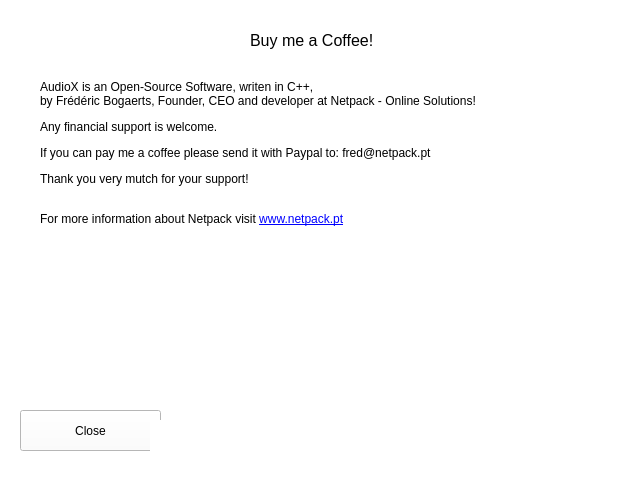
<?xml version="1.0" encoding="UTF-8"?>
<ui version="4.0">
 <class>BuyMeCoffee</class>
 <widget class="QWidget" name="BuyMeCoffee">
  <property name="geometry">
   <rect>
    <x>0</x>
    <y>0</y>
    <width>640</width>
    <height>480</height>
   </rect>
  </property>
  <property name="windowTitle">
   <string>Buy me a Coffee!</string>
  </property>
  <property name="styleSheet">
   <string notr="true">background-color: rgb(255, 255, 255);</string>
  </property>
  <widget class="QLabel" name="label">
   <property name="geometry">
    <rect>
     <x>40</x>
     <y>80</y>
     <width>561</width>
     <height>181</height>
    </rect>
   </property>
   <property name="text">
    <string>&lt;html&gt;&lt;head/&gt;&lt;body&gt;&lt;p&gt;AudioX is an Open-Source Software, writen in C++,&lt;br/&gt;by Frédéric Bogaerts, Founder, CEO and developer at Netpack - Online Solutions!&lt;/p&gt;&lt;p&gt;Any financial support is welcome.&lt;/p&gt;&lt;p&gt;If you can pay me a coffee please send it with Paypal to: fred@netpack.pt&lt;/p&gt;&lt;p&gt;Thank you very mutch for your support!&lt;br/&gt;&lt;/p&gt;&lt;p&gt;For more information about Netpack visit &lt;a href=&quot;http://www.netpack.pt&quot;&gt;&lt;span style=&quot; text-decoration: underline; color:#0000ff;&quot;&gt;www.netpack.pt&lt;/span&gt;&lt;/a&gt;&lt;/p&gt;&lt;p&gt;&lt;br/&gt;&lt;/p&gt;&lt;/body&gt;&lt;/html&gt;</string>
   </property>
  </widget>
  <widget class="QLabel" name="label_2">
   <property name="geometry">
    <rect>
     <x>250</x>
     <y>30</y>
     <width>151</width>
     <height>21</height>
    </rect>
   </property>
   <property name="font">
    <font>
     <pointsize>12</pointsize>
    </font>
   </property>
   <property name="text">
    <string>Buy me a Coffee!</string>
   </property>
  </widget>
  <widget class="QLabel" name="label_4">
   <property name="geometry">
    <rect>
     <x>100</x>
     <y>250</y>
     <width>421</width>
     <height>141</height>
    </rect>
   </property>
   <property name="text">
    <string/>
   </property>
   <property name="pixmap">
    <pixmap>:/images/images/novo logo_12_cfundo2_900.png</pixmap>
   </property>
   <property name="scaledContents">
    <bool>true</bool>
   </property>
  </widget>
  <widget class="QPushButton" name="pushButton">
   <property name="geometry">
    <rect>
     <x>20</x>
     <y>410</y>
     <width>141</width>
     <height>41</height>
    </rect>
   </property>
   <property name="text">
    <string>Close</string>
   </property>
  </widget>
  <widget class="QLabel" name="label_5">
   <property name="geometry">
    <rect>
     <x>150</x>
     <y>420</y>
     <width>51</width>
     <height>51</height>
    </rect>
   </property>
   <property name="text">
    <string/>
   </property>
   <property name="pixmap">
    <pixmap>:/images/usr/share/icons/Mint-X/apps/48/caffeine.png</pixmap>
   </property>
  </widget>
  <widget class="QPushButton" name="pushButton_2">
   <property name="geometry">
    <rect>
     <x>280</x>
     <y>800</y>
     <width>281</width>
     <height>51</height>
    </rect>
   </property>
   <property name="text">
    <string>Close</string>
   </property>
  </widget>
  <widget class="QLabel" name="label_7">
   <property name="geometry">
    <rect>
     <x>140</x>
     <y>480</y>
     <width>561</width>
     <height>181</height>
    </rect>
   </property>
   <property name="text">
    <string>&lt;html&gt;&lt;head/&gt;&lt;body&gt;&lt;p&gt;AudioX is an Open-Source Software, writen in C++,&lt;br/&gt;by Frédéric Bogaerts, Founder, CEO and developer at Netpack - Online Solutions!&lt;/p&gt;&lt;p&gt;Any financial support is welcome.&lt;/p&gt;&lt;p&gt;If you can pay me a coffee please send it with Paypal to: fred@netpack.pt&lt;/p&gt;&lt;p&gt;Thank you very mutch for your support!&lt;br/&gt;&lt;/p&gt;&lt;p&gt;For more information about Netpack visit &lt;a href=&quot;http://www.netpack.pt&quot;&gt;&lt;span style=&quot; text-decoration: underline; color:#0000ff;&quot;&gt;www.netpack.pt&lt;/span&gt;&lt;/a&gt;&lt;/p&gt;&lt;p&gt;&lt;br/&gt;&lt;/p&gt;&lt;/body&gt;&lt;/html&gt;</string>
   </property>
  </widget>
  <widget class="QLabel" name="label_8">
   <property name="geometry">
    <rect>
     <x>200</x>
     <y>650</y>
     <width>421</width>
     <height>141</height>
    </rect>
   </property>
   <property name="text">
    <string/>
   </property>
   <property name="pixmap">
    <pixmap>:/images/images/novo logo_12_cfundo2_900.png</pixmap>
   </property>
   <property name="scaledContents">
    <bool>true</bool>
   </property>
  </widget>
 </widget>
 <resources/>
 <connections/>
</ui>
